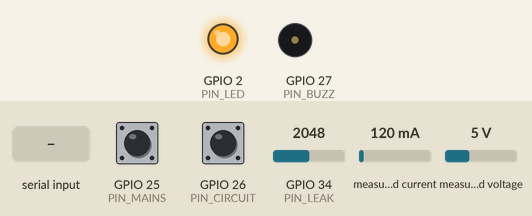
Recording of a sketch running on a simulated ESP32. On the bench: output pins drawn as LEDs (lit = HIGH), buzzer (waves = sounding, pin HIGH). The inputs (shaded band) are chosen by the test bench; at power-on: GPIO 25 (PIN_MAINS) HIGH, GPIO 26 (PIN_CIRCUIT) HIGH, GPIO 34 (PIN_LEAK) = 2048, measured current 120 mA, measured voltage 5 V (analog values on the 0–4095 scale). WiFi joins after 1.5 s; servers stay silent unless stated; uploads are accepted with an empty reply; EEPROM starts erased; what the sketch prints to the serial monitor is not drawn.

Above: at 1.6 s.
At 2.11 s:
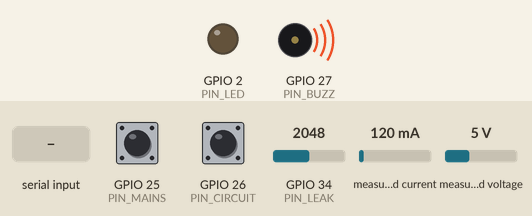
At 3.4 s:
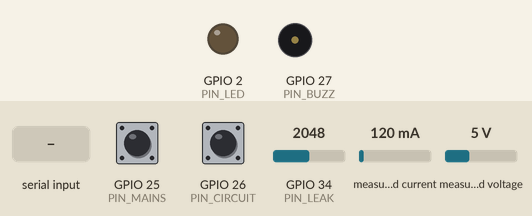
3.5 s: "zero\n" received over Serial
9.0 s: "show\n" received over Serial
10.5 s: "cal 90\n" received over Serial
Timing chart, 0 to 13.5 s (numbered marks = the images above; inputs shaded):
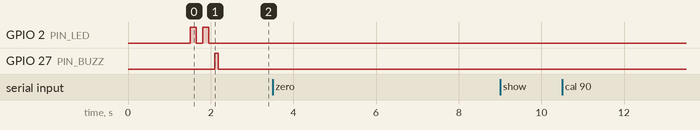

The sketch:

coredash-leak.ino
```cpp
/*
 * CoreDash Watch · Leak · เฟิร์มแวร์ ESP32 วัดไฟรั่ว + จับเบรกเกอร์ตัด  v1.0.0
 * ─────────────────────────────────────────────────────────────────────
 * วัด: แรงดัน กระแส กำลังไฟ (PZEM-004T v3) · ไฟรั่ว mA (ZMCT103C คล้องสาย L+N พร้อมกัน)
 *      ไฟเข้า (โมดูลตรวจไฟ AC ตัวที่ 1 ต่อก่อนเบรกเกอร์) · วงจรหลังเบรกเกอร์ (โมดูลตัวที่ 2)
 * ส่งขึ้น CoreDash ทุก 60 วินาที และส่งทันทีเมื่อ ไฟรั่วข้ามเกณฑ์ / เบรกเกอร์ตัด / ไฟดับ
 * มีเสียงเตือนที่ตัวเครื่องด้วย (ทำงานแม้เน็ตหลุด)
 *
 * ต้องรัน supabase/leak-upgrade.sql ในฐานข้อมูลก่อน (ระบบเดิมยังใช้ได้ตามปกติ)
 *
 * ไลบรารี (Arduino IDE → Library Manager):
 *   - "WiFiManager" โดย tzapu
 *   - "PZEM004Tv30" โดย Jakub Mandula
 * บอร์ด: ESP32 Dev Module (Board Manager: "esp32" โดย Espressif)
 *
 * การต่อสายฝั่งไฟต่ำ (ฝั่ง 220V ดูคู่มือแลป และให้ช่างไฟฟ้าต่อ):
 *   PZEM 5V → 3V3 · GND → GND · TX → GPIO16 · RX → GPIO17
 *   ZMCT103C (โมดูลมี op-amp) VCC → 5V(VIN) · GND → GND · OUT → ตัวแบ่ง 10k/20k → GPIO34
 *        (OUT ── 10k ──┬── GPIO34 ;  ┴── 20k ── GND)  ห้ามต่อ OUT เข้า GPIO34 ตรงๆ
 *   โมดูลตรวจไฟ AC #1 (ไฟเข้า)      VCC → 3V3 · GND → GND · OUT → GPIO25
 *   โมดูลตรวจไฟ AC #2 (หลังเบรกเกอร์) VCC → 3V3 · GND → GND · OUT → GPIO26
 *   บัซเซอร์แบบ Active 3.3V  + → GPIO27 · − → GND
 *
 * สอบเทียบไฟรั่ว (ทำครั้งเดียว): เปิด Serial Monitor 115200
 *   1) ไม่กดปุ่มทดสอบใดๆ พิมพ์  zero   แล้ว Enter  (จำค่าสัญญาณรบกวนพื้นฐาน)
 *   2) กดปุ่มทดสอบ 7 mA ค้างไว้ แล้วพิมพ์  cal 7.0  (ใช้ค่าที่วัดจริงด้วยมัลติมิเตอร์ถ้ามี)
 *   ค่าจะถูกจำในบอร์ด · พิมพ์  show  เพื่อดูค่าปัจจุบัน
 * ใช้งานครั้งแรก: เสียบไฟ ต่อมือถือเข้า Wi-Fi "CoreDash-Leak-xxxx" (รหัส coredash) เลือก Wi-Fi บ้าน ใส่รหัสอุปกรณ์
 * รีเซ็ตค่า Wi-Fi: กดปุ่ม BOOT ค้าง 5 วินาที
 *
 * ระบบนี้เป็นการเฝ้าระวังเพิ่ม ไม่ใช่อุปกรณ์ตัดไฟ ต้องมีเบรกเกอร์กันดูด (RCBO 30 mA) และสายดินเสมอ
 * © 2026 CoreDash Technology · โทร 081-923-2380
 */
#include <WiFi.h>
#include <WiFiClientSecure.h>
#include <HTTPClient.h>
#include <Preferences.h>
#include <WiFiManager.h>
#include <PZEM004Tv30.h>

// ───── ค่าตั้ง (หน้าเว็บกรอกให้อัตโนมัติตอนดาวน์โหลด) ─────
static const char* SUPABASE_URL = "__SUPABASE_URL__";
static const char* SUPABASE_KEY = "__SUPABASE_KEY__";   // publishable key (เปิดเผยได้)
static const char* DEVICE_KEY_DEFAULT = "__DEVICE_KEY__";
static const char* AP_PASS = "coredash";
static const char* FW_VERSION = "leak-1.0.0";

static const int PIN_LED = 2, PIN_BOOT = 0;
static const int PZEM_RX = 16, PZEM_TX = 17;
static const int PIN_LEAK = 34;     // ADC1 เท่านั้น (ADC2 ใช้ไม่ได้ตอนเปิด Wi-Fi)
static const int PIN_MAINS = 25;    // โมดูลตรวจไฟ AC #1 : ไฟเข้า (ก่อนเบรกเกอร์)
static const int PIN_CIRCUIT = 26;  // โมดูลตรวจไฟ AC #2 : วงจรหลังเบรกเกอร์
static const int PIN_BUZZ = 27;
static const bool OPTO_ACTIVE_LOW = true;   // โมดูลส่วนใหญ่ให้ LOW เมื่อมีไฟ AC ถ้ากลับด้านให้แก้เป็น false

PZEM004Tv30 pzem(Serial2, PZEM_RX, PZEM_TX);
Preferences prefs;
String deviceKey;
uint32_t intervalMs = 60000, lastSend = 0, lastSample = 0;
int failCount = 0;

// สอบเทียบไฟรั่ว: mA = sqrt(rms² − noise²) × leakCal   (rms เป็นหน่วยค่าดิบ ADC)
float leakCal = 0.35f, leakNoise = 0.0f;
float warnMa = 9.0f, tripMa = 15.0f, maxAmp = 10.0f;   // เซิร์ฟเวอร์ส่งค่าที่ตั้งในแอปกลับมาให้

// ค่าปัจจุบัน + หน่วยความจำ 10 วินาทีล่าสุด (ใช้ตอนเบรกเกอร์ตัด)
float leakNow = 0, leakHist[10] = {0}, peakA = 0, lastA = NAN;
int histIdx = 0, leakLevel = 0;
bool mainsOn = true, circuitOn = true, firstState = true;
bool pendingEvent = false;

bool validKey(const String& k) {
  if (k.length() != 28 || !k.startsWith("cdw_")) return false;
  for (size_t i = 4; i < k.length(); i++) {
    char c = k[i];
    if (!((c >= 'A' && c <= 'Z') || (c >= '2' && c <= '9'))) return false;
  }
  return true;
}

void blink(int times, int ms) {
  for (int i = 0; i < times; i++) { digitalWrite(PIN_LED, HIGH); delay(ms); digitalWrite(PIN_LED, LOW); delay(ms); }
}

void addNum(String& js, const char* name, float v, int digits) {
  js += '"'; js += name; js += "\":";
  if (isnan(v)) js += "null"; else js += String(v, digits);
  js += ',';
}
void addBool(String& js, const char* name, bool b) {
  js += '"'; js += name; js += "\":"; js += b ? "true" : "false"; js += ',';
}

// โมดูล optocoupler บางรุ่นให้สัญญาณเป็นพัลส์ 50 Hz จึงดู 60 ms (3 รอบไฟ) ถ้ามีช่วงที่ "มีไฟ" ถือว่ามีไฟ
bool acPresent(int pin) {
  uint32_t t0 = millis();
  while (millis() - t0 < 60) {
    int s = digitalRead(pin);
    if (OPTO_ACTIVE_LOW ? s == LOW : s == HIGH) return true;
    delayMicroseconds(300);
  }
  return false;
}

// RMS ของสัญญาณ ZMCT ช่วง 200 ms (10 รอบไฟ 50 Hz) ตัดค่าเฉลี่ย (ไบแอส) ออก
float leakRms() {
  const int N = 1000;
  static uint16_t buf[N];
  uint32_t t0 = micros();
  double sum = 0;
  for (int i = 0; i < N; i++) {
    buf[i] = analogRead(PIN_LEAK);
    sum += buf[i];
    while (micros() - t0 < (uint32_t)(i + 1) * 200) {}   // 5 kHz
  }
  double mean = sum / N, sq = 0;
  for (int i = 0; i < N; i++) { double d = buf[i] - mean; sq += d * d; }
  return sqrt(sq / N);
}

float rmsToMa(float rms) {
  float s = rms * rms - leakNoise * leakNoise;
  return s > 0 ? sqrt(s) * leakCal : 0;
}

float leakMax10s() {
  float m = 0;
  for (float x : leakHist) if (x > m) m = x;
  return m;
}

void beep(int n, int ms) {
  for (int i = 0; i < n; i++) { digitalWrite(PIN_BUZZ, HIGH); delay(ms); digitalWrite(PIN_BUZZ, LOW); delay(ms); }
}

void factoryReset() {
  blink(10, 60);
  prefs.remove("key");
  WiFiManager wm; wm.resetSettings();
  delay(500); ESP.restart();
}

void startPortal(bool force) {
  WiFiManager wm;
  char keyBuf[40];
  strncpy(keyBuf, deviceKey.c_str(), sizeof(keyBuf) - 1); keyBuf[sizeof(keyBuf) - 1] = '\0';
  WiFiManagerParameter pKey("key", "รหัสอุปกรณ์ (cdw_...)", keyBuf, 30);
  wm.addParameter(&pKey);
  wm.setTitle("CoreDash Leak");
  wm.setConfigPortalTimeout(300);
  String ap = "CoreDash-Leak-" + String((uint32_t)(ESP.getEfuseMac() & 0xFFFF), HEX);
  bool ok = force ? wm.startConfigPortal(ap.c_str(), AP_PASS) : wm.autoConnect(ap.c_str(), AP_PASS);
  String k = String(pKey.getValue()); k.trim();
  if (validKey(k) && k != deviceKey) { deviceKey = k; prefs.putString("key", deviceKey); }
  if (!ok) { delay(1000); ESP.restart(); }
}

float jsonNum(const String& body, const char* name, float dflt) {
  String pat = String("\"") + name + "\"";
  int p = body.indexOf(pat);
  if (p < 0) return dflt;
  int c = body.indexOf(':', p);
  return c > 0 ? body.substring(c + 1).toFloat() : dflt;
}

bool sendReading(bool event) {
  float v = pzem.voltage(), a = pzem.current(), w = pzem.power();
  float kwh = pzem.energy(), pf = pzem.pf(), hz = pzem.frequency();
  // ตอนเบรกเกอร์ตัด ส่งไฟรั่วสูงสุดช่วง 10 วินาทีก่อนตัด เพื่อให้ระบบบอกสาเหตุได้
  float leakSend = (!circuitOn) ? leakMax10s() : (event ? max(leakNow, leakHist[(histIdx + 9) % 10]) : leakNow);

  String js = "{\"p_key\":\""; js += deviceKey; js += "\",";
  addNum(js, "p_v", v, 1); addNum(js, "p_a", a, 3); addNum(js, "p_w", w, 1);
  addNum(js, "p_kwh", kwh, 3); addNum(js, "p_pf", pf, 2); addNum(js, "p_hz", hz, 1);
  addNum(js, "p_leak_ma", leakSend, 1); addNum(js, "p_peak_a", peakA, 2);
  addBool(js, "p_mains", mainsOn); addBool(js, "p_brk", circuitOn);
  js += "\"p_fw\":\""; js += FW_VERSION; js += "\"}";

  WiFiClientSecure client;
  client.setInsecure();   // ข้อมูลยังเข้ารหัสระหว่างทาง ถ้าต้องการตรวจใบรับรองให้ใช้ setCACert(...)
  HTTPClient http;
  http.setTimeout(10000);
  String url = String(SUPABASE_URL) + "/rest/v1/rpc/watch_ingest";
  if (!http.begin(client, url)) return false;
  http.addHeader("Content-Type", "application/json");
  http.addHeader("apikey", SUPABASE_KEY);
  int code = http.POST(js);
  String body = code > 0 ? http.getString() : "";
  http.end();
  Serial.printf("[leak] POST %d %s\n", code, body.c_str());
  if (code != 200) return false;
  if (body.indexOf("unknown device") >= 0 || body.indexOf("bad key") >= 0) { blink(3, 300); return false; }
  if (body.indexOf("too fast") >= 0) return false;
  long sec = (long)jsonNum(body, "interval", 0);
  if (sec >= 15 && sec <= 3600) intervalMs = (uint32_t)sec * 1000UL;
  warnMa = jsonNum(body, "lw", warnMa);
  tripMa = jsonNum(body, "lt", tripMa);
  maxAmp = jsonNum(body, "ma", maxAmp);
  peakA = 0;
  return body.indexOf("\"ok\": true") >= 0 || body.indexOf("\"ok\":true") >= 0;
}

void handleSerial() {
  if (!Serial.available()) return;
  String cmd = Serial.readStringUntil('\n'); cmd.trim();
  if (cmd == "zero") {
    float s = 0; for (int i = 0; i < 5; i++) s += leakRms();
    leakNoise = s / 5; prefs.putFloat("noise", leakNoise);
    Serial.printf("บันทึกสัญญาณพื้นฐาน = %.2f\n", leakNoise);
  } else if (cmd.startsWith("cal ")) {
    float ma = cmd.substring(4).toFloat();
    float s = 0; for (int i = 0; i < 5; i++) s += leakRms();
    float rms = s / 5, net = sqrt(max(0.0f, rms * rms - leakNoise * leakNoise));
    if (ma > 0.5f && net > 1) { leakCal = ma / net; prefs.putFloat("cal", leakCal); Serial.printf("สอบเทียบแล้ว: %.2f mA = %.2f หน่วย → cal %.4f\n", ma, net, leakCal); }
    else Serial.println("สอบเทียบไม่สำเร็จ: ไม่พบสัญญาณ ตรวจว่ากดปุ่มทดสอบค้างอยู่ และสาย L+N ลอดผ่าน ZMCT");
  } else if (cmd == "show") {
    Serial.printf("ไฟรั่ว %.1f mA · noise %.2f · cal %.4f · เตือน %.1f / อันตราย %.1f mA · ไฟเข้า %d · วงจร %d\n",
                  leakNow, leakNoise, leakCal, warnMa, tripMa, mainsOn, circuitOn);
  }
}

void setup() {
  Serial.begin(115200);
  pinMode(PIN_LED, OUTPUT); pinMode(PIN_BUZZ, OUTPUT); digitalWrite(PIN_BUZZ, LOW);
  pinMode(PIN_BOOT, INPUT_PULLUP);
  pinMode(PIN_MAINS, INPUT_PULLUP); pinMode(PIN_CIRCUIT, INPUT_PULLUP);
  analogReadResolution(12);
  analogSetPinAttenuation(PIN_LEAK, ADC_11db);
  prefs.begin("cdleak", false);
  leakCal = prefs.getFloat("cal", leakCal);
  leakNoise = prefs.getFloat("noise", leakNoise);
  deviceKey = prefs.getString("key", "");
  if (!validKey(deviceKey) && validKey(String(DEVICE_KEY_DEFAULT))) deviceKey = DEVICE_KEY_DEFAULT;

  WiFi.mode(WIFI_STA);
  WiFi.setAutoReconnect(true);
  startPortal(!validKey(deviceKey));
  blink(2, 150); beep(1, 80);
  lastSend = millis() - intervalMs + 5000;
}

void loop() {
  if (digitalRead(PIN_BOOT) == LOW) {
    uint32_t t0 = millis();
    while (digitalRead(PIN_BOOT) == LOW) { if (millis() - t0 > 5000) factoryReset(); delay(20); }
  }
  handleSerial();

  // อ่านค่าทุก 1 วินาที
  if (millis() - lastSample >= 1000) {
    lastSample = millis();
    bool m = acPresent(PIN_MAINS), c = acPresent(PIN_CIRCUIT);
    if (c) {                                      // วัดไฟรั่วได้เฉพาะตอนวงจรมีไฟ
      leakNow = rmsToMa(leakRms());
      float a = pzem.current();
      if (!isnan(a)) {
        if (a >= maxAmp * 0.9f && (isnan(lastA) || lastA < maxAmp * 0.9f)) pendingEvent = true;   // กระแสข้ามเส้นใกล้พิกัด
        lastA = a; if (a > peakA) peakA = a;
      }
    } else leakNow = 0;
    leakHist[histIdx] = leakNow; histIdx = (histIdx + 1) % 10;

    int lv = leakNow >= tripMa ? 2 : leakNow >= warnMa ? 1 : (leakNow < warnMa * 0.7f ? 0 : min(leakLevel, 1));
    if (!firstState && (m != mainsOn || c != circuitOn || lv != leakLevel)) pendingEvent = true;
    if (lv > leakLevel) beep(lv == 2 ? 5 : 2, lv == 2 ? 120 : 250);   // เตือนที่ตัวเครื่องทันที
    if (!firstState && mainsOn && m && circuitOn && !c) beep(3, 400);   // เบรกเกอร์ตัด
    mainsOn = m; circuitOn = c; leakLevel = lv; firstState = false;
  }

  // ส่งตามรอบ หรือส่งทันทีเมื่อมีเหตุการณ์ (เซิร์ฟเวอร์รับห่างกันอย่างน้อย 10 วินาที)
  bool due = millis() - lastSend >= intervalMs;
  bool eventDue = pendingEvent && millis() - lastSend >= 11000;
  if (due || eventDue) {
    lastSend = millis();
    if (WiFi.status() == WL_CONNECTED && sendReading(eventDue)) {
      failCount = 0; pendingEvent = false; blink(1, 40);
    } else if (++failCount >= 10) {
      ESP.restart();
    }
  }
  delay(20);
}
```

Measured:
- after the input at 3.5 s, every drawn part: stays the same
- after the input at 9.0 s, every drawn part: stays the same
- after the input at 10.5 s, every drawn part: stays the same
